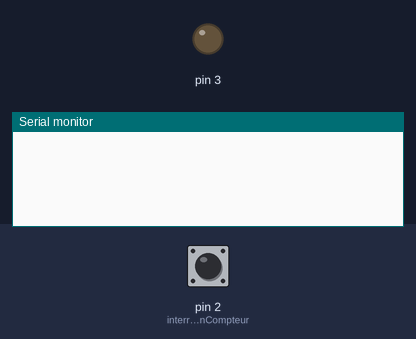
A sketch run on a simulated Arduino Uno, built with avr-gcc and run on an emulated ATmega328P. On the bench: output pins drawn as LEDs (lit = HIGH), the last lines printed to the serial monitor. Inputs (shaded band) come from the test bench; at power-on: pin 2 (interruptePinCompteur) HIGH.

Above: at 1.2 s.
1.3 s: pin 2 (interruptePinCompteur) pulled LOW for 0.15 s
At 1.9 s:
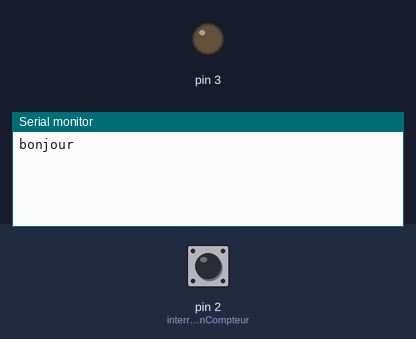
2.9 s: pin 2 (interruptePinCompteur) pulled LOW for 1 s
At 5.0 s:
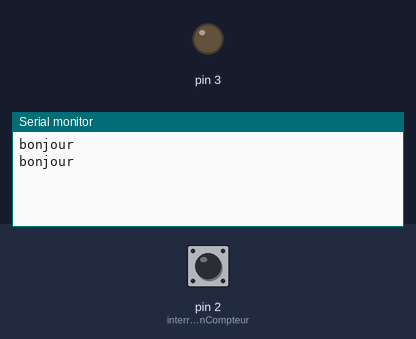

The sketch:

compteur.ino
```cpp
int interruptePinCompteur = 2;
void setup() {
  Serial.begin(9600);
  //INPUT_PULLUP nous sers a utiliser la résistance de pull_up lier à la broche
  pinMode(interruptePinCompteur, INPUT_PULLUP);
  pinMode(3, OUTPUT);
  //déclaration d'une interruption le premier parramètre est la broche a utiliser
  //le deuxième paramètre est est le nom de la fonction
  //le troisième paramètre est l'état de la pate qui déclenchera l'interruption.
  attachInterrupt(digitalPinToInterrupt(interruptePinCompteur), interruption, LOW);
}

void loop() {


}

void interruption(){
  //le delay nous permet de ne pas lancer l'interruption
  //en cas de perturbation electrique
  delay(50);
  //on vérifie l'état de la broche
  if (digitalRead(interruptePinCompteur)==0){
    Serial.println("bonjour");
    //on attend que la broche repasse a l'état haut
    while(digitalRead(interruptePinCompteur)!=1);
  }
}
```

Measured:
- after the input at 1.3 s, the serial monitor: prints a new line at once (image 1)
- after the input at 2.9 s, the serial monitor: prints a new line at once (image 2)
